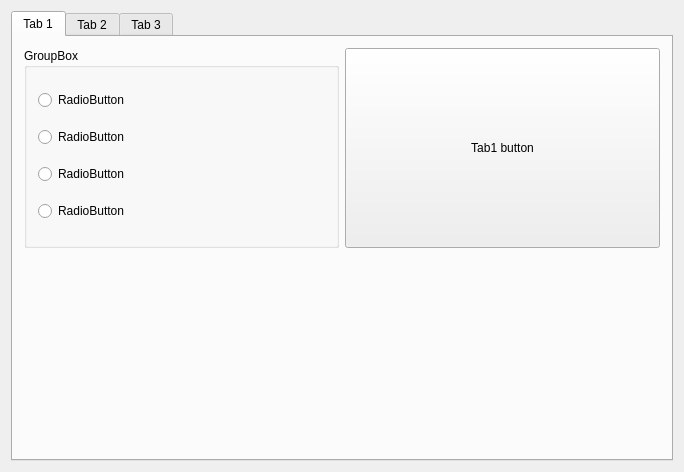
<?xml version="1.0" encoding="UTF-8"?>
<ui version="4.0">
 <class>Widget</class>
 <widget class="QWidget" name="Widget">
  <property name="geometry">
   <rect>
    <x>0</x>
    <y>0</y>
    <width>684</width>
    <height>472</height>
   </rect>
  </property>
  <property name="windowTitle">
   <string>Widget</string>
  </property>
  <layout class="QVBoxLayout" name="verticalLayout_4">
   <item>
    <widget class="QTabWidget" name="tabWidget">
     <property name="currentIndex">
      <number>0</number>
     </property>
     <widget class="QWidget" name="tab">
      <attribute name="title">
       <string>Tab 1</string>
      </attribute>
      <layout class="QVBoxLayout" name="verticalLayout_3">
       <item>
        <layout class="QVBoxLayout" name="verticalLayout_2">
         <item>
          <layout class="QHBoxLayout" name="horizontalLayout">
           <item>
            <widget class="QGroupBox" name="groupBox">
             <property name="title">
              <string>GroupBox</string>
             </property>
             <layout class="QVBoxLayout" name="verticalLayout">
              <item>
               <widget class="QRadioButton" name="radioButton">
                <property name="text">
                 <string>RadioButton</string>
                </property>
               </widget>
              </item>
              <item>
               <widget class="QRadioButton" name="radioButton_2">
                <property name="text">
                 <string>RadioButton</string>
                </property>
               </widget>
              </item>
              <item>
               <widget class="QRadioButton" name="radioButton_3">
                <property name="text">
                 <string>RadioButton</string>
                </property>
               </widget>
              </item>
              <item>
               <widget class="QRadioButton" name="radioButton_4">
                <property name="text">
                 <string>RadioButton</string>
                </property>
               </widget>
              </item>
             </layout>
            </widget>
           </item>
           <item>
            <widget class="QPushButton" name="tab1_button">
             <property name="sizePolicy">
              <sizepolicy hsizetype="Minimum" vsizetype="Expanding">
               <horstretch>0</horstretch>
               <verstretch>0</verstretch>
              </sizepolicy>
             </property>
             <property name="text">
              <string>Tab1 button</string>
             </property>
            </widget>
           </item>
          </layout>
         </item>
         <item>
          <spacer name="verticalSpacer">
           <property name="orientation">
            <enum>Qt::Vertical</enum>
           </property>
           <property name="sizeHint" stdset="0">
            <size>
             <width>20</width>
             <height>40</height>
            </size>
           </property>
          </spacer>
         </item>
        </layout>
       </item>
      </layout>
     </widget>
     <widget class="QWidget" name="tab_2">
      <attribute name="title">
       <string>Tab 2</string>
      </attribute>
      <layout class="QVBoxLayout" name="verticalLayout_5">
       <item>
        <widget class="QPushButton" name="pushButton_2">
         <property name="text">
          <string>PushButton</string>
         </property>
        </widget>
       </item>
       <item>
        <widget class="QPushButton" name="pushButton_3">
         <property name="text">
          <string>PushButton</string>
         </property>
        </widget>
       </item>
       <item>
        <widget class="QPushButton" name="pushButton_4">
         <property name="text">
          <string>PushButton</string>
         </property>
        </widget>
       </item>
       <item>
        <spacer name="verticalSpacer_2">
         <property name="orientation">
          <enum>Qt::Vertical</enum>
         </property>
         <property name="sizeHint" stdset="0">
          <size>
           <width>20</width>
           <height>325</height>
          </size>
         </property>
        </spacer>
       </item>
      </layout>
     </widget>
     <widget class="QWidget" name="tab_3">
      <attribute name="title">
       <string>Tab 3</string>
      </attribute>
      <layout class="QVBoxLayout" name="verticalLayout_6">
       <item>
        <widget class="QListWidget" name="listWidget"/>
       </item>
       <item>
        <widget class="QPushButton" name="pushButton_5">
         <property name="text">
          <string>PushButton</string>
         </property>
        </widget>
       </item>
      </layout>
     </widget>
    </widget>
   </item>
  </layout>
 </widget>
 <layoutdefault spacing="6" margin="11"/>
 <resources/>
 <connections/>
</ui>
